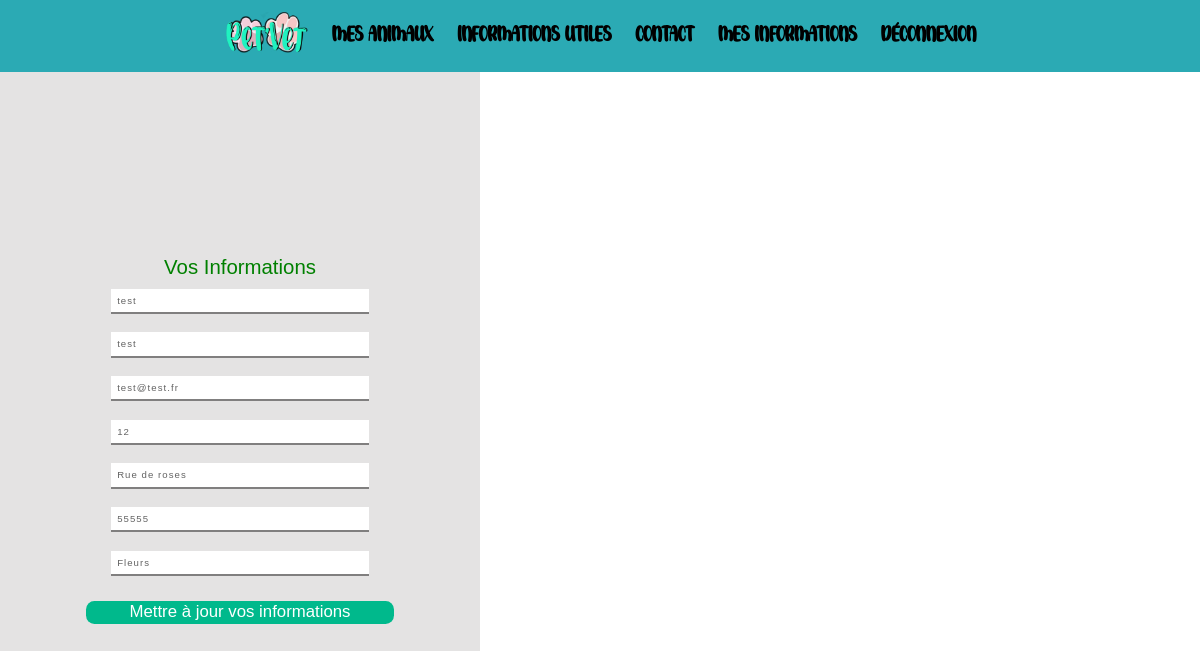
/PetVet/index.php?page=connexion&action=informations (signed in), run on the app's committed database.
### tables this page shows
CREATE TABLE `owner` (
  `id` int(11) NOT NULL,
  `last_name` varchar(200) DEFAULT NULL,
  `first_name` varchar(200) DEFAULT NULL,
  `address_number` int(11) DEFAULT NULL,
  `street_address` varchar(200) DEFAULT NULL,
  `id_connexion` int(11) NOT NULL,
  `post_code` int(5) DEFAULT NULL,
  `city` varchar(255) DEFAULT NULL
);

CREATE TABLE `connexion` (
  `id` int(11) NOT NULL,
  `mail` varchar(100) NOT NULL,
  `password` varchar(100) NOT NULL,
  `secret_question` varchar(200) DEFAULT NULL
);

### PetVet/index.php (called while the page is built)
<?php
	require_once("includes/core/router.php");

### PetVet/includes/core/models/daoConnexion.php (called while the page is built, shortened)
<?php
    require_once "includes/core/models/proprietaire.php";
    require_once "includes/core/models/connexion.php";
    function getUserById(int $id): proprietaire
    {
        $conn = getConnection();
        $SQLQuery = "SELECT p.id, p.last_name, p.first_name, p.address_number, p.street_address, p.post_code, p.city, c.mail, c.password
                        FROM owner p
                        INNER JOIN connexion c on c.id = p.id_connexion
                        WHERE p.id = :id;";
        $SQLStmt = $conn->prepare($SQLQuery);
        $SQLStmt->bindValue(':id', $id, PDO::PARAM_INT);
        $SQLStmt->execute();
        $SQLRow = $SQLStmt->fetch(PDO::FETCH_ASSOC);
        $unUser = new proprietaire(
                $SQLRow['last_name'],
                $SQLRow['first_name'],
                $SQLRow['address_number'],
                $SQLRow['street_address'],
                $SQLRow['post_code'],
                $SQLRow['city'],
                new connexion($SQLRow['mail'], $SQLRow['password']));
        $unUser->setId($SQLRow['id']);
        $unUser->getConnexion()->setId($SQLRow['id']);
        return $unUser;
    }

### PetVet/includes/core/models/proprietaire.php (called while the page is built, shortened)
<?php
require_once "connexion.php";
class proprietaire{
    private string $c_nom;
    private string $c_prenom;
    private int $c_numAdresse;
    private string $c_adresse;
    private string $c_codePostal;
    private string $c_ville;
    private ?connexion $c_connexion;
    public function __construct(string $nom ='', string $prenom ='', int $numAdresse = null,
    string $adresse = '', string $codePostal = '', string $ville = '', ?connexion $connexion = null){
        $this->c_prenom = htmlspecialchars($prenom);
        $this->c_numAdresse = $numAdresse;
        $this->c_codePostal = $codePostal;
        $this->c_adresse = htmlspecialchars($adresse);
        $this->c_ville = htmlspecialchars($ville);
        $this->c_nom = htmlspecialchars($nom);
        $this->c_connexion = $connexion ?? new connexion('','');
    }
    public function getNom(): string
    {
        return $this->c_nom;
    }
    public function getPrenom(): string
    {
        return $this->c_prenom;
    }
    public function getNumAdresse(): int
    {
        return $this->c_numAdresse;
    }
    public function getAdresse(): string
    {
        return $this->c_adresse;
    }
    public function getCodePostal(): string
    {
        return $this->c_codePostal;
    }
    public function getVille(): string
    {
        return $this->c_ville;
    }
    public function getConnexion(): connexion
    {
        return $this->c_connexion;
    }
}

### PetVet/includes/core/models/connexion.php (called while the page is built, shortened)
<?php
    class connexion{
        private string $c_mail;
        public function __construct(string $mail = '', string $password = ''){
            $this->c_mail = htmlspecialchars($mail);
        }
        public function getMail(): string{
            return $this->c_mail;
        }
    }

### PetVet/includes/core/views/formModifUser.phtml (the view, shortened to what this page needs)
<!DOCTYPE html>
<html lang="fr">
<head>
	<?php require_once "includes/partials/page_head.php"; ?>
</head>
<body>
	<header>
		<nav>
		<?php
			if(empty($_SESSION)){
				require "includes/partials/navbarNoCo.php";
			}else{
				require "includes/partials/navbarCo.php";
			}
		?>
		</nav>
	</header>
	<main>
		<div class="forms">
			<div class="form">
				<div class ="signup">
					<div class="heading">Vos Informations </div>
					<form action="" method= "post" autocomplete="off">
						<input type="text" name="champNom" id="champNom" value="<?= $unUser->getNom() ?>">
						<input type="text" name="champPrenom" id="champPrenom" value="<?= $unUser->getPrenom() ?>">
						<input type="email" name="champEmail" id="champEmail" value="<?= $unUser->getConnexion()->getMail() ?>">
						<input type="number" name="champNumAdresse" id="champNumAdresse" value="<?= $unUser->getNumAdresse() ?>">
						<input type="text" name="champNomAdresse" id="champNomAdresse" value="<?= $unUser->getAdresse() ?>">
						<input type="text" name="champCodePostal" id="champCodePostal" value="<?= $unUser->getCodePostal() ?>">
						<input type="text" name="champVille" id="champVille" value="<?= $unUser->getVille() ?>">
						<button class="buttonForms" id="btnModifUser" type="submit">Mettre à jour vos informations</button>
					</form>
				</div>
			</div>
		</div>
	</main>
</body>
<script type="module" src="public/scripts/script_modifUser.js"></script></html>
</html>

### PetVet/public/styles/style.css (style rules this page uses)
:root { --bg-primary: rgba(6, 156, 167, 0.850); --fontColor: rgba(0, 0, 0, 1); }
@media only screen and (min-width:720px) { * { margin: 0; padding: 0; text-decoration: none; list-style-type: none; } }
@media only screen and (min-width:720px) { body { min-height:100vh; display: flex; flex-direction: column; } }
@media only screen and (min-width:720px) { body > header { width: 100%; background-color: var(--bg-primary); } }
@media only screen and (min-width:720px) { body > header > nav { width: 100%; height:9vh; font-size: 1.8vw; display:flex; justify-content: center; align-items: center; } }
@media only screen and (min-width:720px) { form, .form { display: flex; align-items: center; flex-direction: column; } }
@media only screen and (min-width:720px) { .forms { width: 40%; min-height: 92vh; background: rgb(228, 227, 227); box-shadow: .5em 0px 0px 0 rgba(rgb(34, 33, 33), 0.2); font-family: "Source Sans Pro", sans-serif; overflow: hidden; display: flex; justify-content: center; align-items: center; } }
@media only screen and (min-width:720px) { .form { width: 80%; } }
@media only screen and (min-width:720px) { .heading { font-size: 1.7vw; height: 30%; text-align: center; color: green; } }
@media only screen and (min-width:720px) { .signup { width:80% } }
@media only screen and (min-width:720px) { form { width: 100%; } }
@media only screen and (min-width:720px) { input, textarea { width: 80%; border: 0; padding: 2%; border-bottom: 2px solid rgba(128, 127, 127, 1); font-size: 0.8vw; font-weight: 300; color: rgb(99, 99, 99); letter-spacing: 0.11em; margin:3%; } }
@media only screen and (min-width:720px) { .buttonForms { width: 100%; height: 15%; margin-top: 5%; padding:.5%; border-radius: .5em; border: 0; outline: 0; color: white; font-size: 1.4vw; font-weight: 400; z-index: 3; background: #00B98C; font-family: "Source Sans Pro", sans-serif; cursor: pointer; } }

### data on the page
owner: champNom "test", champEmail "test@test.fr", champNumAdresse "12", champNomAdresse "Rue de roses", champCodePostal "55555", champVille "Fleurs"
